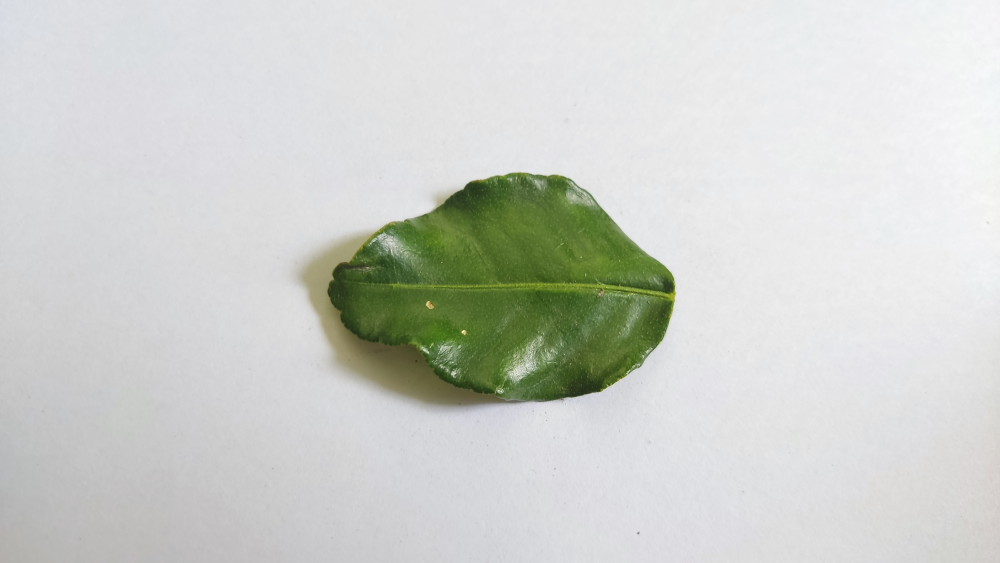
#> input picture Label1_DaunJeruk/10.jpg, 4000 x 2250 px, found by its file name (shown at 1/4 size)
$ jupyter execute Rezise.ipynb
#> lines starting #> are read from the running program, lines starting #| are printed output that depends on the picture
[cell 1]
# import the necessary packages
import matplotlib.pyplot as plt
import argparse
import imutils
import cv2

def plt_imshow(title, image):
    # convert the image frame BGR to RGB color space and display it
	image = cv2.cvtColor(image, cv2.COLOR_BGR2RGB)
	plt.imshow(image)
	plt.title(title)
	plt.grid(False)
	plt.show()

[cell 2]
# since we are using Jupyter Notebooks we can replace our argument
# parsing code with *hard coded* arguments and values
args = {
    "image": "Label1_DaunJeruk/10.jpg"
}

[cell 3]
# load the original input image and display it to our screen
image = cv2.imread(args["image"])
#> image is the input picture: shape (2250, 4000, 3); mean B, G, R 203.9, 208.9, 206.3
plt_imshow("Original", image)

# let's resize our image to be 150 pixels wide, but in order to
# prevent our resized image from being skewed/distorted, we must
# first calculate the ratio of the *new* width to the *old* width
r = 150.0 / image.shape[1]
#> r = 0.0375
dim = (150, int(image.shape[0] * r))
#> dim = (150, 84)

# perform the actual resizing of the image
resized = cv2.resize(image, dim, interpolation=cv2.INTER_AREA)
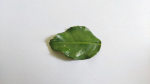
#> resized: shape (84, 150, 3); mean B, G, R 203.9, 208.9, 206.3
plt_imshow("Resized (Width)", resized)

[cell 4]
# let's resize the image to have a width of 50 pixels, again keeping
# in mind the aspect ratio
r = 50.0 / image.shape[0]
#> r = 0.0222
dim = (int(image.shape[1] * r), 50)
#> dim = (88, 50)

# perform the resizing
resized = cv2.resize(image, dim, interpolation=cv2.INTER_AREA)
#> resized: shape (50, 88, 3)
plt_imshow("Resized (Height)", resized)

[cell 5]
# calculating the ratio each and every time we want to resize an
# image is a real pain, so let's use the imutils convenience
# function which will *automatically* maintain our aspect ratio
# for us
resized = imutils.resize(image, width=100)
#> resized: shape (56, 100, 3)
plt_imshow("Resized via imutils", resized)

[cell 6]
# construct the list of interpolation methods in OpenCV
methods = [
	("cv2.INTER_NEAREST", cv2.INTER_NEAREST),
	("cv2.INTER_LINEAR", cv2.INTER_LINEAR),
	("cv2.INTER_AREA", cv2.INTER_AREA),
	("cv2.INTER_CUBIC", cv2.INTER_CUBIC),
	("cv2.INTER_LANCZOS4", cv2.INTER_LANCZOS4)]

# loop over the interpolation methods
for (name, method) in methods:
	# increase the size of the image by 3x using the current
	# interpolation method
	print("[INFO] {}".format(name))
	resized = imutils.resize(image, width=image.shape[1] * 3,
		inter=method)
	plt_imshow("Method: {}".format(name), resized)
#> this loop made 5 passes
#> pass 1, in plt_imshow (call 5), `plt.show()`:
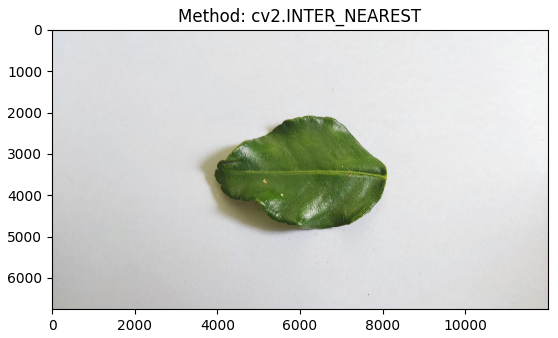
#> figure drawn by matplotlib, 1 panel

$ run again, with Label1_DaunJeruk/1.jpg copied over Label1_DaunJeruk/10.jpg
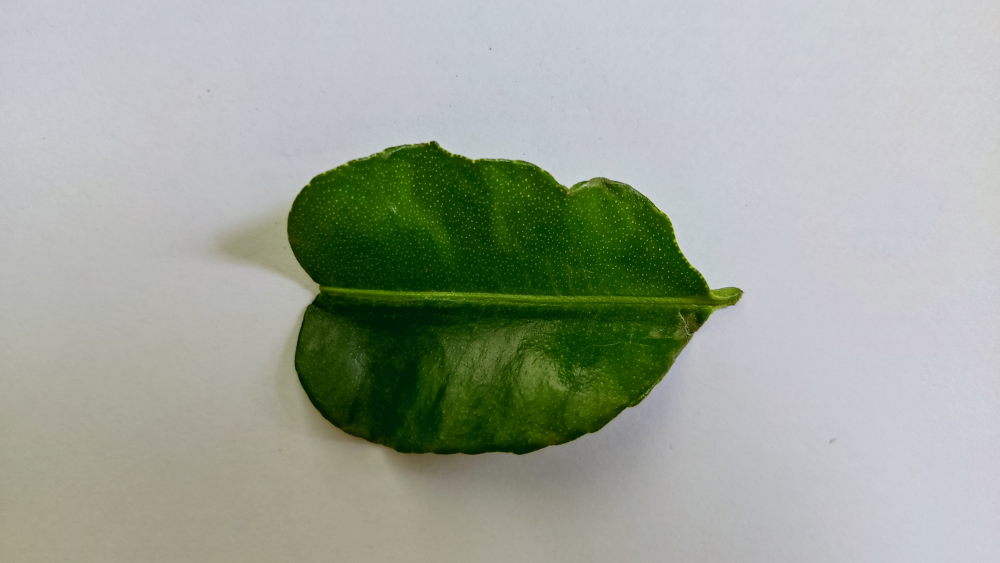
#> input picture Label1_DaunJeruk/1.jpg, 4000 x 2250 px, found by its file name (shown at 1/4 size)
#> image is the input picture: shape (2250, 4000, 3); mean B, G, R 153.9, 166, 158.4
#> `resized = cv2.resize(image, dim, interpolation=cv2.INTER_AREA)`:
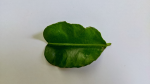
#> resized: shape (84, 150, 3); mean B, G, R 153.9, 166, 158.4
#> image: shape (84, 150, 3)
#> image: shape (50, 88, 3)
#> image: shape (56, 100, 3)
#> the loop `for (name, method) in methods:` made 5 passes
#> pass 1, in plt_imshow (call 5), `plt.show()`:
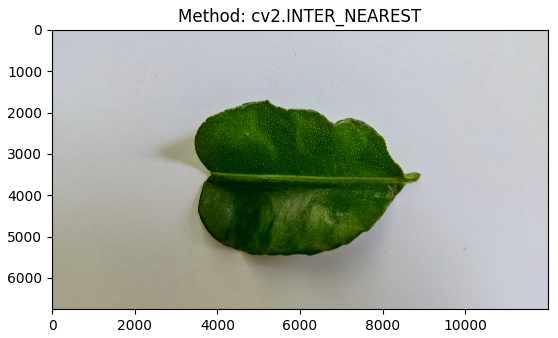
#> figure drawn by matplotlib, 1 panel

$ run again, with Label1_DaunJeruk/11.jpg copied over Label1_DaunJeruk/10.jpg
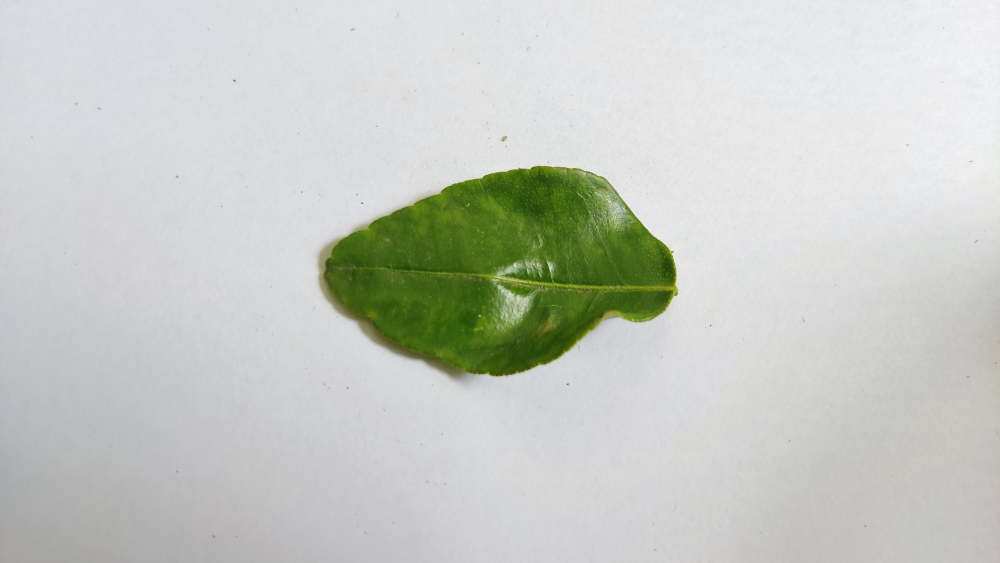
#> input picture Label1_DaunJeruk/11.jpg, 4000 x 2250 px, found by its file name (shown at 1/4 size)
#> image is the input picture: shape (2250, 4000, 3); mean B, G, R 196.8, 203, 199.6
#> `resized = cv2.resize(image, dim, interpolation=cv2.INTER_AREA)`:
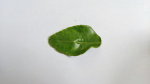
#> resized: shape (84, 150, 3); mean B, G, R 196.8, 203, 199.6
#> image: shape (84, 150, 3)
#> image: shape (50, 88, 3)
#> image: shape (56, 100, 3)
#> the loop `for (name, method) in methods:` made 5 passes
#> pass 1, in plt_imshow (call 5), `plt.show()`:
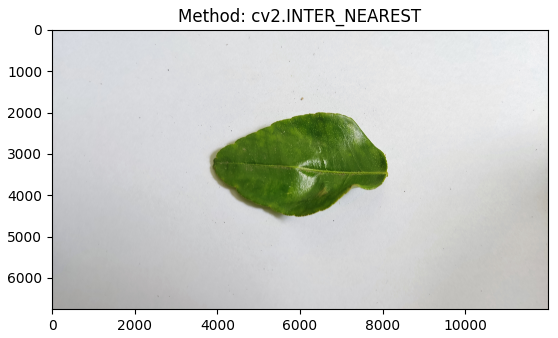
#> figure drawn by matplotlib, 1 panel

$ run again, with Label1_DaunJeruk/12.jpg copied over Label1_DaunJeruk/10.jpg
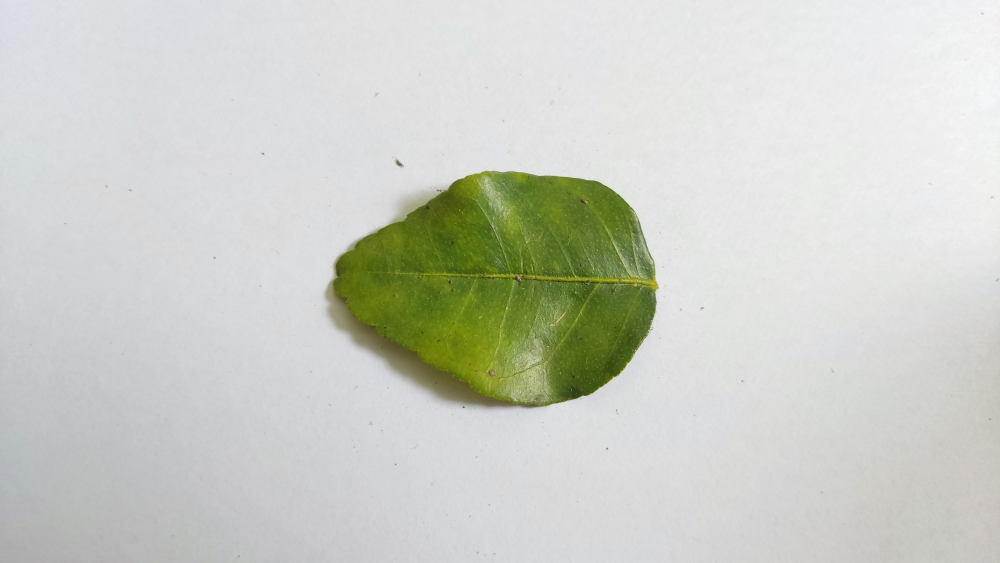
#> input picture Label1_DaunJeruk/12.jpg, 4000 x 2250 px, found by its file name (shown at 1/4 size)
#> image is the input picture: shape (2250, 4000, 3); mean B, G, R 199.4, 207.4, 204.7
#> `resized = cv2.resize(image, dim, interpolation=cv2.INTER_AREA)`:
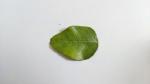
#> resized: shape (84, 150, 3); mean B, G, R 199.4, 207.4, 204.7
#> image: shape (84, 150, 3)
#> image: shape (50, 88, 3)
#> image: shape (56, 100, 3)
#> the loop `for (name, method) in methods:` made 5 passes
#> pass 1, in plt_imshow (call 5), `plt.show()`:
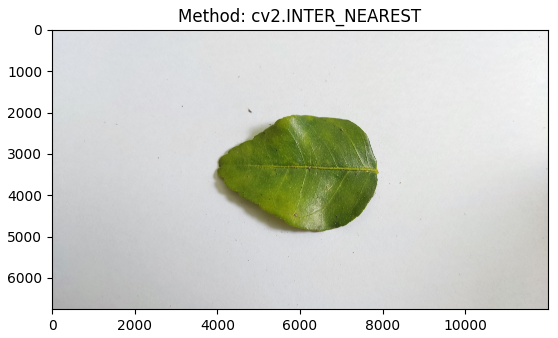
#> figure drawn by matplotlib, 1 panel
